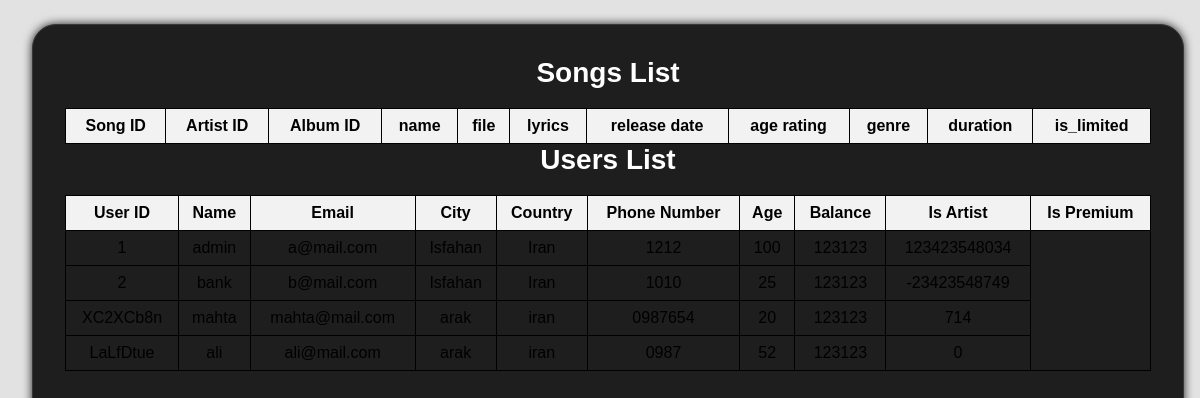
Page /participant on the committed database.
### tables this page shows
CREATE TABLE USERS (
            user_id TEXT PRIMARY KEY,
            name TEXT,
            email TEXT,
            city TEXT,
            country TEXT,
            phone TEXT,
            age INTEGER CHECK(age >= 9 AND age <= 120),
            password TEXT,
            balance INTEGER DEFAULT 0,
            is_artist BOOLEAN DEFAULT 0,
            is_premium BOOLEAN DEFAULT 0
        );

### app.py (the view)
@app.route("/participant")
def participants():
    with sqlite3.connect("database.db") as connect:
        cursor = connect.cursor()
        cursor.execute("SELECT * FROM USERS")
        data = cursor.fetchall()
    return render_template("participants.html", data=data)

### templates/participants.html (shortened to what this page needs)
<!DOCTYPE html>
<html>
  <head>
    <link
      rel="stylesheet"
      type="text/css"
      href="{{ url_for('static', filename='css/style.css') }}"
    />
  </head>
  <body>
    <div class="div-header">
      <h1>Songs List</h1>
      <table style="width: 100%">
        <tr>
          <th>Song ID</th>
          <th>Artist ID</th>
          <th>Album ID</th>
          <th>name</th>
          <th>file</th>
          <th>lyrics</th>
          <th>release date</th>
          <th>age rating</th>
          <th>genre</th>
          <th>duration</th>
          <th>is_limited</th>
        </tr>
      </table>
      <h1>Users List</h1>
      <table style="width: 100%">
        <tr>
          <th>User ID</th>
          <th>Name</th>
          <th>Email</th>
          <th>City</th>
          <th>Country</th>
          <th>Phone Number</th>
          <th>Age</th>
          <th>Balance</th>
          <th>Is Artist</th>
          <th>Is Premium</th>
        </tr>
        {% for participant in data %}
        <tr>
          <td>{{ participant[0] }}</td>
          <td>{{ participant[1] }}</td>
          <td>{{ participant[2] }}</td>
          <td>{{ participant[3] }}</td>
          <td>{{ participant[4] }}</td>
          <td>{{ participant[5] }}</td>
          <td>{{ participant[6] }}</td>
          <td>{{ participant[7] }}</td>
          <td>{{ participant[8] }}</td>
        </tr>
        {% endfor %}
      </table>
    </div>
  </body>
</html>

### static/css/style.css (style rules this page uses)
:root { --border-in: #9400d3; --border-out: hsl(0, 0%, 22%); --border-header: #383838; --background-main-card: #1e1e1f; --background-body: #000; --background-sub-div-card: #202022; --background-sub-div-card-2: rgba(44, 43, 43, 0.923); --background-header-title: hsl(240, 1%, 17%); --background-header-title-1: hsl(240, 1%, 20%); --box-shadow-1: 0 0 15px #111; --box-shadow-2: 0 0 10px #222; --box-shadow-3: 0 0 10px rgba(0, 0, 0, 0.722); font-family: "Poppins", sans-serif; --font-color-1: #fff; --font-color-2: #e2e2e2; --font-color-3: #d6d6d6bf; --font-color-4: #9400d3; --font-color-5: #000; --font-size-0: 28px; --font-size-1: 26px; --font-size-2: 18px; --font-size-3: 16px; --font-size-4: 12px; }
body { background-color:#e2e2e2; box-sizing: border-box; margin: 0; display: flex; flex-direction: column; min-height: 100vh; font-family: Arial, sans-serif; }
.div-header { flex: 1; flex-direction: column; align-items: center; justify-content: flex-start; bottom: 2rem; top: 2rem; display: flex; text-align: center; min-width: 16rem; background-color: var(--background-main-card); border: 1px solid var(--border-out); border-radius: 1.5rem; box-shadow: var(--box-shadow-2); padding: 2rem; margin: 1.5rem 1rem 2rem 2rem; }
.div-header > * { margin-top: 0; }
.div-header h1 { font-size: var(--font-size-0); color: var(--font-color-1); }

### templates/participants.html (style rules this page uses)
table, th, td { border: 1px solid black; border-collapse: collapse; padding: 8px; }
th { background-color: #f2f2f2; }

### rows in the picture
USERS: user_id "1", name "admin", email "a@mail.com", city "Isfahan", country "Iran", phone "1212", age "100", password "123123", balance "123423548034"
USERS: user_id "2", name "bank", email "b@mail.com", city "Isfahan", country "Iran", phone "1010", age "25", password "123123", balance "-23423548749"
USERS: user_id "XC2XCb8n", name "mahta", email "mahta@mail.com", city "arak", country "iran", phone "0987654", age "20", password "123123", balance "714"
USERS: user_id "LaLfDtue", name "ali", email "ali@mail.com", city "arak", country "iran", phone "0987", age "52", password "123123", balance "0"
